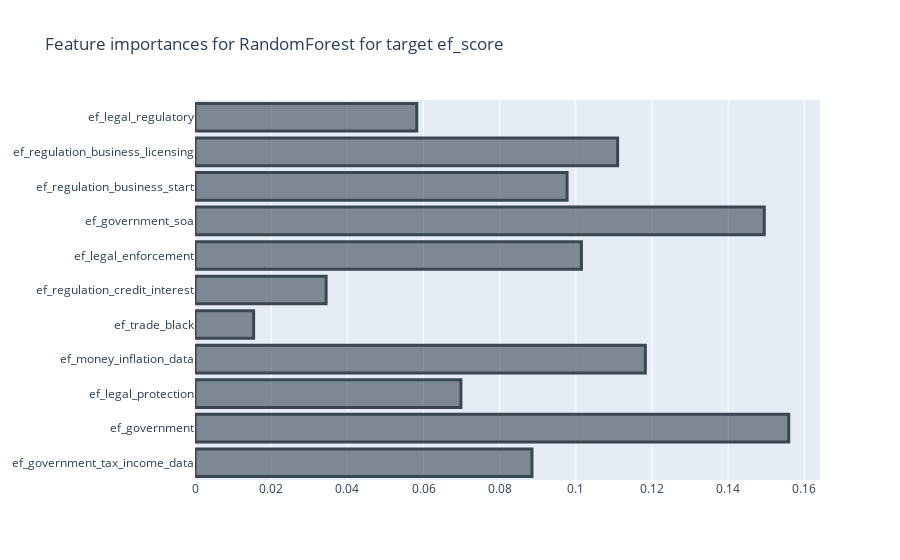
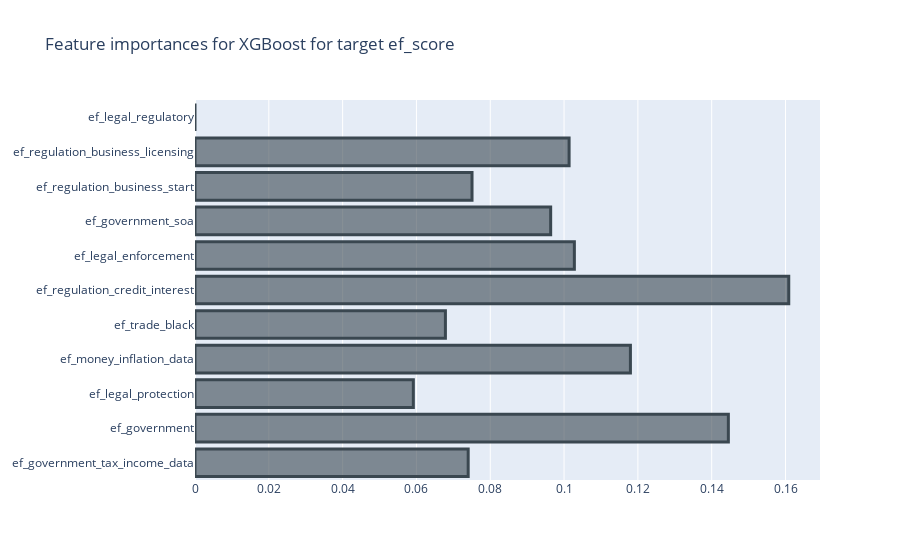
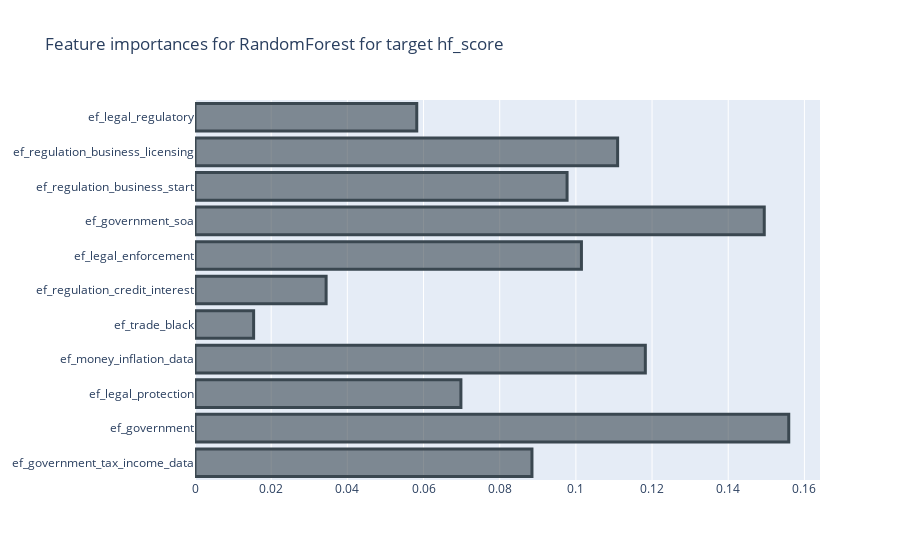
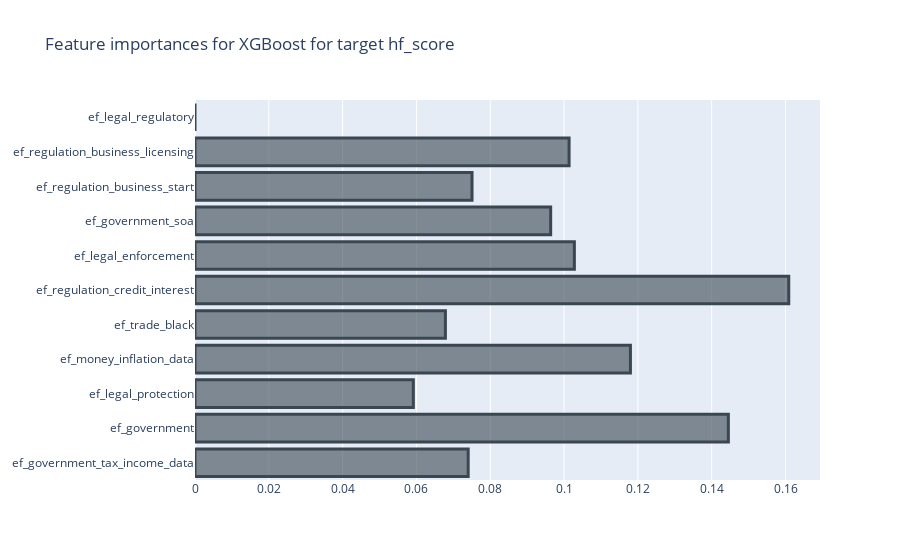

Notebook code cell kept with these figures, in order:
### Code cell
tscv = TimeSeriesSplit(n_splits=5)
skf = StratifiedKFold(n_splits=5)

# With temporal sampling
best_models_rf_temporal, best_models_xgb_temporal = rf_xg_model(X_temp_train, X_temp_test, y_temp_train, y_temp_test, selected_features_dict_temporal, cv=tscv)

### Figure 1 — Plotly figure (JSON) as saved in the notebook; plotly's stock layout.template omitted (floating-point values rounded to 4 significant figures)
{"data": [{"marker": {"color": "rgba(58, 71, 80, 0.6)", "line": {"color": "rgba(58, 71, 80, 1.0)", "width": 3}}, "orientation": "h", "type": "bar", "x": [0.08847, 0.1559, 0.06981, 0.1182, 0.01539, 0.03442, 0.1015, 0.1495, 0.09769, 0.111, 0.05822], "y": ["ef_government_tax_income_data", "ef_government", "ef_legal_protection", "ef_money_inflation_data", "ef_trade_black", "ef_regulation_credit_interest", "ef_legal_enforcement", "ef_government_soa", "ef_regulation_business_start", "ef_regulation_business_licensing", "ef_legal_regulatory"]}], "layout": {"title": {"text": "Feature importances for RandomForest for target ef_score"}}}

### Figure 2 — Plotly figure (JSON) as saved in the notebook; plotly's stock layout.template omitted (floating-point values rounded to 4 significant figures)
{"data": [{"marker": {"color": "rgba(58, 71, 80, 0.6)", "line": {"color": "rgba(58, 71, 80, 1.0)", "width": 3}}, "orientation": "h", "type": "bar", "x": [0.07402, 0.1445, 0.05916, 0.118, 0.06785, 0.1609, 0.1028, 0.09637, 0.07506, 0.1014, 0], "y": ["ef_government_tax_income_data", "ef_government", "ef_legal_protection", "ef_money_inflation_data", "ef_trade_black", "ef_regulation_credit_interest", "ef_legal_enforcement", "ef_government_soa", "ef_regulation_business_start", "ef_regulation_business_licensing", "ef_legal_regulatory"]}], "layout": {"title": {"text": "Feature importances for XGBoost for target ef_score"}}}

### Figure 3 — Plotly figure (JSON) as saved in the notebook; plotly's stock layout.template omitted (floating-point values rounded to 4 significant figures)
{"data": [{"marker": {"color": "rgba(58, 71, 80, 0.6)", "line": {"color": "rgba(58, 71, 80, 1.0)", "width": 3}}, "orientation": "h", "type": "bar", "x": [0.08847, 0.1559, 0.06981, 0.1182, 0.01539, 0.03442, 0.1015, 0.1495, 0.09769, 0.111, 0.05822], "y": ["ef_government_tax_income_data", "ef_government", "ef_legal_protection", "ef_money_inflation_data", "ef_trade_black", "ef_regulation_credit_interest", "ef_legal_enforcement", "ef_government_soa", "ef_regulation_business_start", "ef_regulation_business_licensing", "ef_legal_regulatory"]}], "layout": {"title": {"text": "Feature importances for RandomForest for target hf_score"}}}

### Figure 4 — Plotly figure (JSON) as saved in the notebook; plotly's stock layout.template omitted (floating-point values rounded to 4 significant figures)
{"data": [{"marker": {"color": "rgba(58, 71, 80, 0.6)", "line": {"color": "rgba(58, 71, 80, 1.0)", "width": 3}}, "orientation": "h", "type": "bar", "x": [0.07402, 0.1445, 0.05916, 0.118, 0.06785, 0.1609, 0.1028, 0.09637, 0.07506, 0.1014, 0], "y": ["ef_government_tax_income_data", "ef_government", "ef_legal_protection", "ef_money_inflation_data", "ef_trade_black", "ef_regulation_credit_interest", "ef_legal_enforcement", "ef_government_soa", "ef_regulation_business_start", "ef_regulation_business_licensing", "ef_legal_regulatory"]}], "layout": {"title": {"text": "Feature importances for XGBoost for target hf_score"}}}
